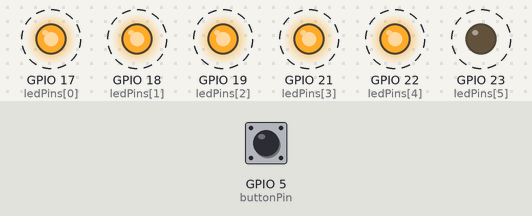
The sketch below on a simulated ESP32. Parts: output pins drawn as LEDs (lit = HIGH). Dashed ring = blinking. The inputs (shaded band) are chosen by the test bench; at power-on: GPIO 5 (buttonPin) HIGH. Random numbers use the default seed unless the sketch sets one.

Above: at 1.7 s.
1.8 s: GPIO 5 (buttonPin) pulled LOW for 0.15 s
At 2.75 s:
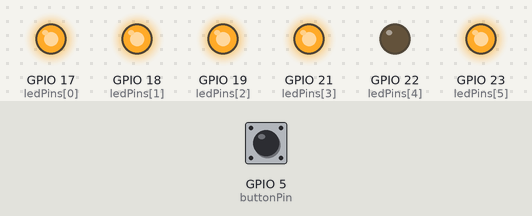
4.8 s: GPIO 5 (buttonPin) pulled LOW for 1 s
At 4.99 s:
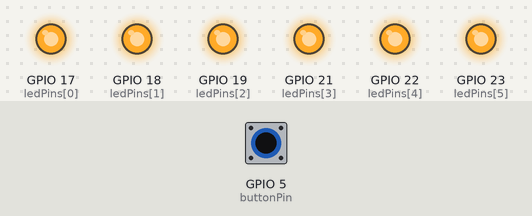
At 6.12 s:
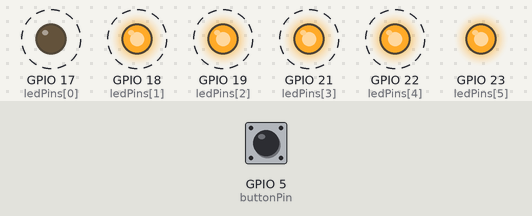
7.8 s: GPIO 5 (buttonPin) pulled LOW for 3.2 s
Timing chart, 0 to 18.5 s (numbered marks = the images above; inputs shaded):
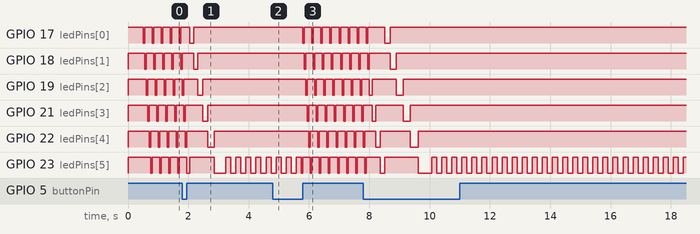

The sketch:

5_5_7Segment_Round_Auto_SlowStop_copy_20240331152955.ino
```cpp
// ChatGPT 4.0 @ 2024/3/30
/* 請提供 Arduino 程式，其中pin3,pin4,pin5,pin6,pin7,pin8分別接LED，其電壓為LOW時為點亮，電壓為HIGH時熄滅，
同時， pin 2 接一個按鈕接下拉電阻，並等待使用者按下按鈕後啟動以下動作：
對使用者按下按鈕的動作進行編號，並以序列埠顯示目前的編號值，
若編號值為奇數，則分別以100ms時間間隔不停止地循環點亮pin3至pin8的6顆LED，
並且在點亮每個LED前檢查使用者是否有按下按鈕，直到使用者按下按鈕的編號為偶數時進行slowStop的程序。
在進行 slowStop時，先取得一個12至18之間的亂數並命名為the_final，
並由100ms漸漸增加時間間隔循環點亮共the_final個LED，最後一個被點亮的LED與前一個被點亮的LED時間間隔不超過300ms，
且最後一個被點亮的LED保持每秒3次的時間問隔閃爍，
並保持閃爍的狀態，等待使用者再次按下按鈕時，則繼續執行上述編號為奇數或偶數的程序
*/

const int buttonPin = 5; // for esp32 按鈕連接到pin 5
const int ledPins[] = {17,18,19,21,22,23}; // for ESP32 七段顯示器外圍LED的腳位

// 定義LED與按鈕的引腳

const int numLeds = 6;

// 變數宣告
int buttonState = 0;
int lastButtonState = 0;
int current_index=0;
int last_index=0;
unsigned long lastDebounceTime = 1;
unsigned long debounceDelay = 50;
int actionCount = 1;
bool isActionOdd = true;
void checkButton();
void oddAction();
void slowStop();
void setup() {
  Serial.begin(9600);
  pinMode(buttonPin, INPUT_PULLUP);
  for(current_index = 0; current_index < numLeds; current_index++) {
    pinMode(ledPins[current_index], OUTPUT);
    digitalWrite(ledPins[current_index], HIGH); // 預設狀態為熄滅
  }
  while(!digitalRead(buttonPin)){;}
  delay(500);
}

void loop() {
  int reading = digitalRead(buttonPin);
    checkButton();
    if(isActionOdd) {
      oddAction();
    } else {
      slowStop();
    }

  lastButtonState = reading;
}

void oddAction() {
  while(isActionOdd) {
    for(current_index = current_index % numLeds; current_index < numLeds && isActionOdd; current_index++) {
      checkButton();
      digitalWrite(ledPins[current_index], LOW); // 點亮LED
      delay(50);
      digitalWrite(ledPins[current_index], HIGH); // 熄滅LED
    }
  }
}

void slowStop() {
  int the_final = random(12, 19); // 生成12至18之間的亂數
  int delayTime = 100;
  for(int j = current_index; j < the_final; j++) {
    checkButton();
    digitalWrite(ledPins[j % numLeds], LOW);
    delay(delayTime);
    digitalWrite(ledPins[j % numLeds], HIGH);

    if (delayTime < 300) {
      delayTime += 20; // 漸漸增加時間間隔
    }
    last_index = j;
  }

  // 最後一個LED保持閃爍
  while(!isActionOdd) {
    checkButton();
    digitalWrite(ledPins[(the_final - 1) % numLeds], LOW);
    delay(167); // 每秒閃爍3次
    digitalWrite(ledPins[(the_final - 1) % numLeds], HIGH);
    delay(167);
  }
}

void checkButton() {
  int reading = digitalRead(buttonPin);
  if (reading != lastButtonState) {
    lastDebounceTime = millis();
  }
  if ((millis() - lastDebounceTime) > debounceDelay) {
    if (reading != buttonState) {
      buttonState = reading;
      if (buttonState == LOW) {
        actionCount++;
        isActionOdd = (actionCount % 2) != 0;
      }
    }
  }
  lastButtonState = reading;
  //Serial.println(isActionOdd); // 顯示當前的編號值
}
```

Measured:
- after the input at 4.8 s, GPIO 17 (ledPins[0]): alternates HIGH for 0.25 s and LOW for 0.05 s, starting after 0.99 s; GPIO 18 (ledPins[1]): alternates HIGH for 0.25 s and LOW for 0.05 s, starting after 1.0 s
